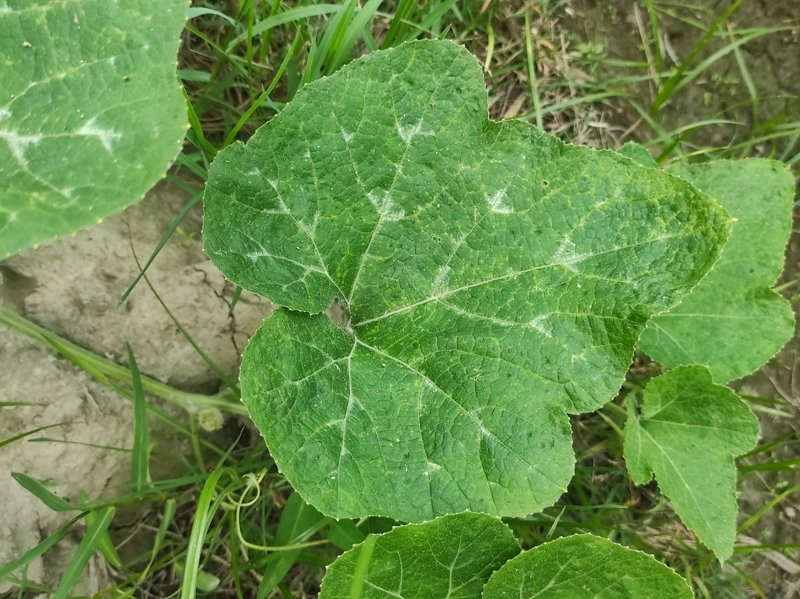
#> input picture Bacterial Leaf Spot (105).jpg, 800 x 599 px
$ python -i severity.py   (imports and definitions only)
#> lines starting #> are read from the running program, lines starting #| are printed output that depends on the picture; after the words box and inside, x2 and y2 are one past the last pixel; in counts of white or black regions, pixels touching at a corner belong together
import cv2
import numpy as np

def calculate_severity(image_path):
    """
    Calculates the severity of the disease based on infected area ratio.
    """
#> called with image_path = '../Bacterial Leaf Spot (105).jpg'
    # Load image
    img = cv2.imread(image_path)
#> img is the input picture: shape (599, 800, 3); mean B, G, R 74.1, 142.9, 104.4
    if img is None:
        return 0, "Unknown"

    # Convert to HSV
    hsv = cv2.cvtColor(img, cv2.COLOR_BGR2HSV)
#> hsv: shape (599, 800, 3); mean H, S, V 44.7, 127.7, 143.1

    # Define range for healthy green
    lower_green = np.array([25, 40, 40])
    upper_green = np.array([90, 255, 255])

    # Define range for "diseased" spots (brown, yellow, pale)
    # This is a heuristic and might need adjustment
    lower_diseased = np.array([0, 20, 20])
    upper_diseased = np.array([25, 255, 255]) # Yellowish/Brownish

    # Mask for total leaf area (green + diseased)
    mask_green = cv2.inRange(hsv, lower_green, upper_green)
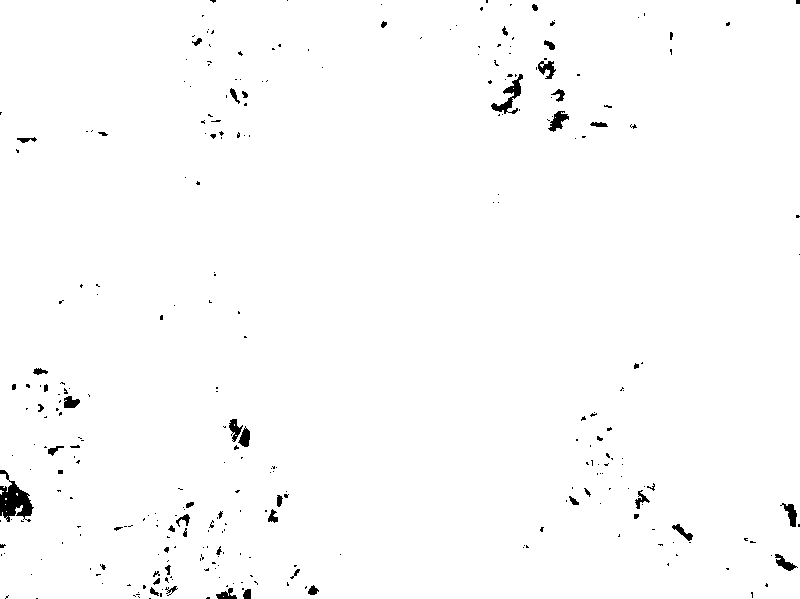
#> mask_green: shape (599, 800); 98.8% white; 307 black regions (251 under 20 px), largest, box (x1, y1, x2, y2) and area: (0, 470, 34, 522) 880, (491, 74, 523, 114) 389, (548, 111, 569, 132) 216
    mask_diseased = cv2.inRange(hsv, lower_diseased, upper_diseased)
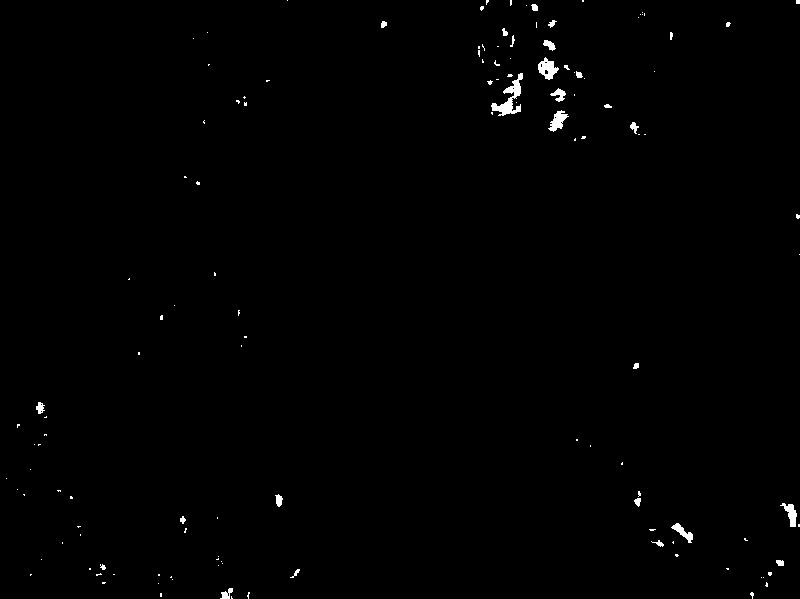
#> mask_diseased: shape (599, 800); 0.59% white; 130 white regions (104 under 20 px), largest, box (x1, y1, x2, y2) and area: (491, 73, 523, 116) 480, (538, 57, 559, 80) 262, (548, 110, 569, 132) 220

    total_leaf_mask = cv2.bitwise_or(mask_green, mask_diseased)
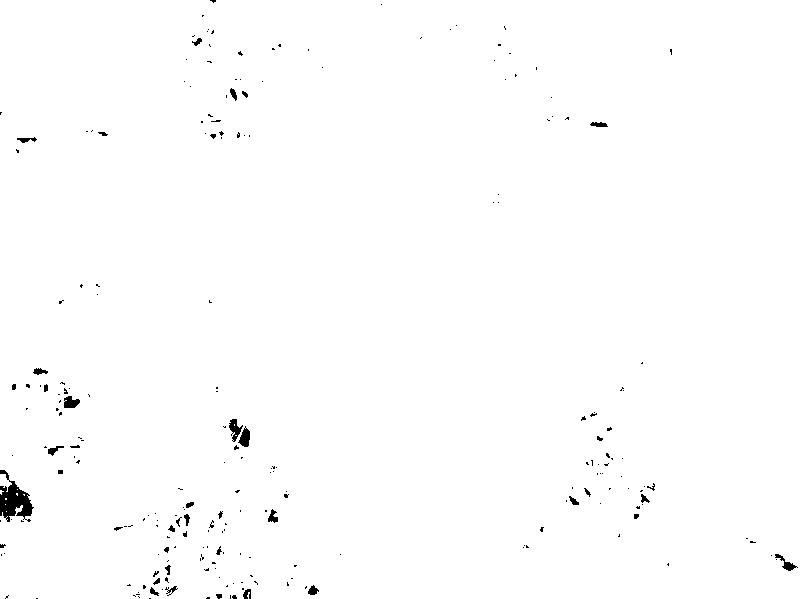
#> total_leaf_mask: shape (599, 800); 99.3% white; 231 black regions (191 under 20 px), largest, box (x1, y1, x2, y2) and area: (0, 470, 34, 522) 875, (229, 419, 243, 442) 157, (238, 426, 250, 447) 152
    total_leaf_area = np.sum(total_leaf_mask > 0)
#> total_leaf_area = 475658

    if total_leaf_area == 0:
        return 0, "No Leaf Detected"

    infected_area = np.sum(mask_diseased > 0)
#> infected_area = 2826

    infection_ratio = (infected_area / total_leaf_area) * 100
#> infection_ratio = 0.594

    # Determine level
    if infection_ratio < 7.0:
        level = "Healthy"
    elif infection_ratio <= 15:
        level = "Mild"
    elif infection_ratio <= 35:
        level = "Moderate"
    else:
        level = "Severe"

    return round(infection_ratio, 2), level

>>> result = calculate_severity('../Bacterial Leaf Spot (105).jpg')
#> result = (0.59, 'Healthy')

$ run again, on Bacterial Leaf Spot (119).jpg
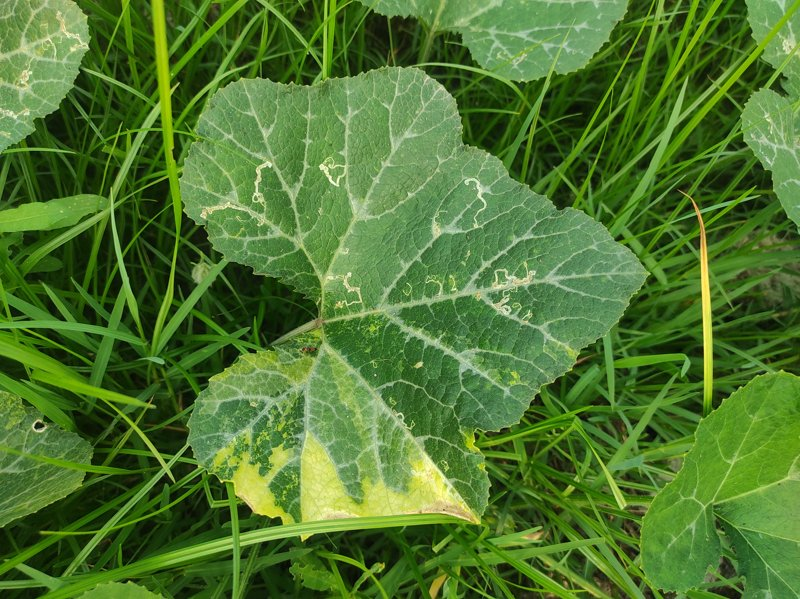
#> input picture Bacterial Leaf Spot (119).jpg, 800 x 599 px
#> in calculate_severity, img is the input picture: shape (599, 800, 3); mean B, G, R 47.2, 118.7, 78.8
#> hsv: shape (599, 800, 3); mean H, S, V 47.8, 169.2, 118.7
#> in calculate_severity, `mask_green = cv2.inRange(hsv, lower_green, upper_green)`:
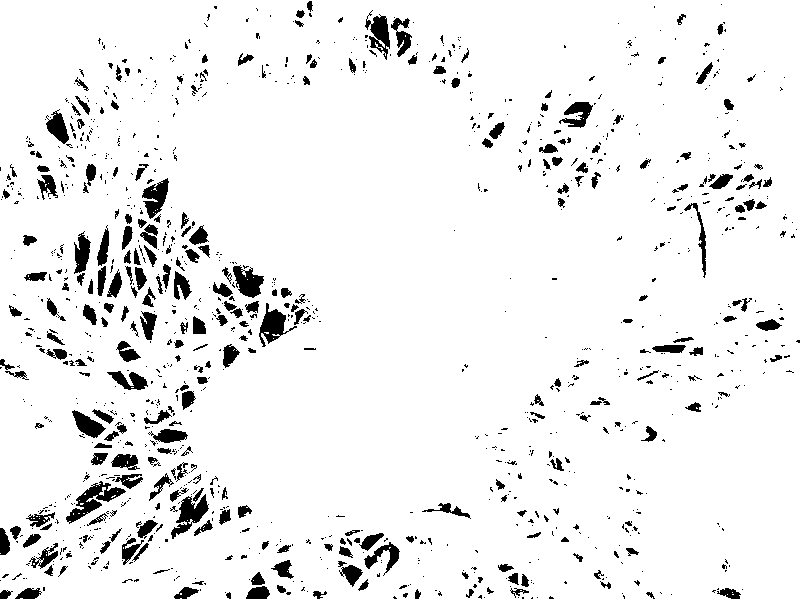
#> mask_green: shape (599, 800); 93.4% white; 1175 black regions (891 under 20 px), largest, box (x1, y1, x2, y2) and area: (66, 481, 126, 524) 840, (171, 494, 209, 539) 701, (259, 303, 297, 347) 654
#> mask_diseased: shape (599, 800); 0.21% white; 38 white regions (32 under 20 px), largest, box (x1, y1, x2, y2) and area: (692, 203, 707, 288) 330, (407, 501, 472, 519) 318, (526, 532, 542, 538) 51, (599, 581, 611, 590) 46, (304, 348, 315, 351) 25, (625, 522, 632, 526) 21
#> in calculate_severity, `total_leaf_mask = cv2.bitwise_or(mask_green, mask_diseased)`:
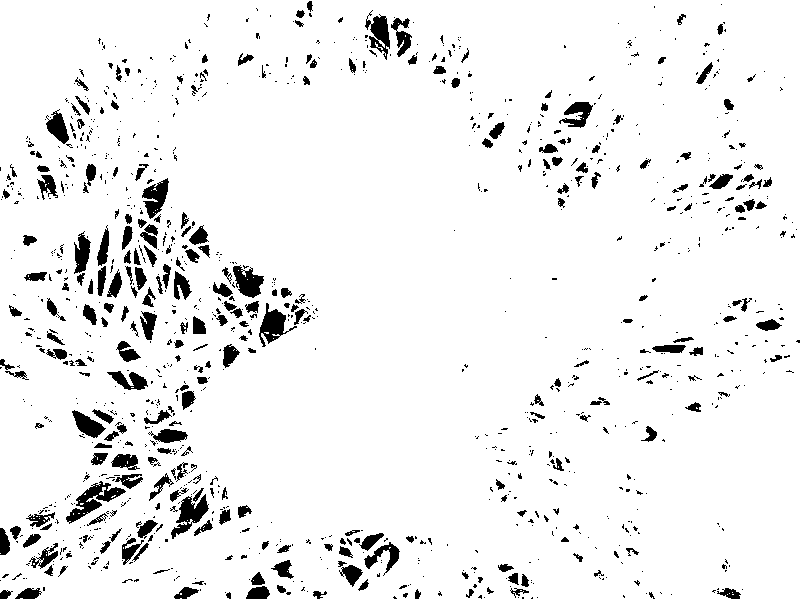
#> total_leaf_mask: shape (599, 800); 93.6% white; 1166 black regions (888 under 20 px), largest, box (x1, y1, x2, y2) and area: (66, 481, 126, 524) 840, (171, 494, 209, 539) 701, (259, 303, 297, 347) 654
#> total_leaf_area = 448503
#> infected_area = 991
#> infection_ratio = 0.221
#> result = (0.22, 'Healthy')

$ run again, on Bacterial Leaf Spot (123).jpg
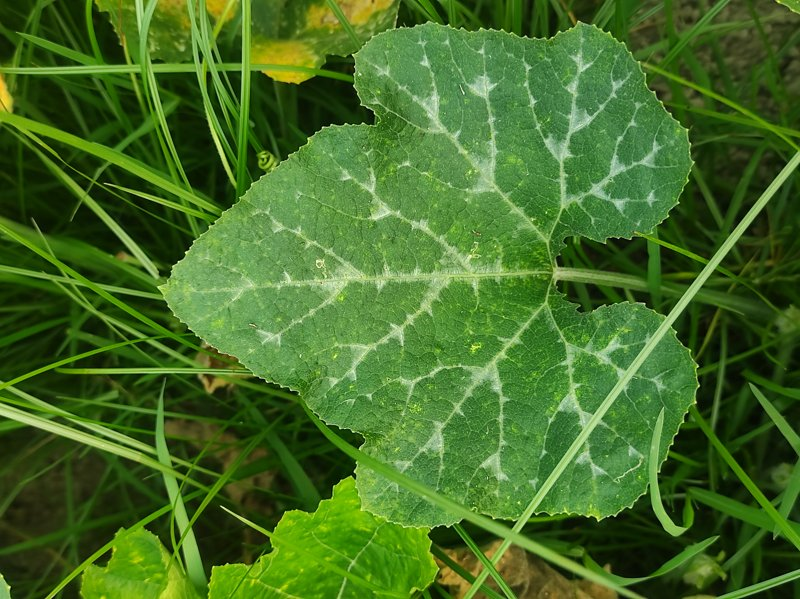
#> input picture Bacterial Leaf Spot (123).jpg, 800 x 599 px
#> in calculate_severity, img is the input picture: shape (599, 800, 3); mean B, G, R 37.9, 109.3, 68.4
#> hsv: shape (599, 800, 3); mean H, S, V 47.7, 183.8, 109.5
#> in calculate_severity, `mask_green = cv2.inRange(hsv, lower_green, upper_green)`:
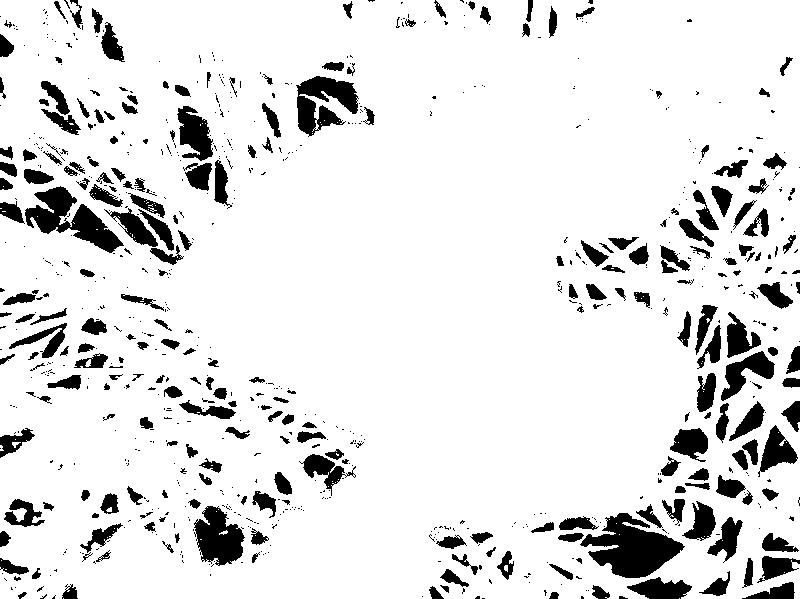
#> mask_green: shape (599, 800); 88.8% white; 819 black regions (568 under 20 px), largest, box (x1, y1, x2, y2) and area: (580, 513, 685, 578) 3627, (25, 186, 124, 253) 2649, (296, 76, 359, 137) 2126
#> mask_diseased: shape (599, 800); 0.43% white; 42 white regions (29 under 20 px), largest, box (x1, y1, x2, y2) and area: (497, 550, 518, 580) 325, (441, 568, 469, 595) 278, (580, 585, 611, 599) 271
#> in calculate_severity, `total_leaf_mask = cv2.bitwise_or(mask_green, mask_diseased)`:
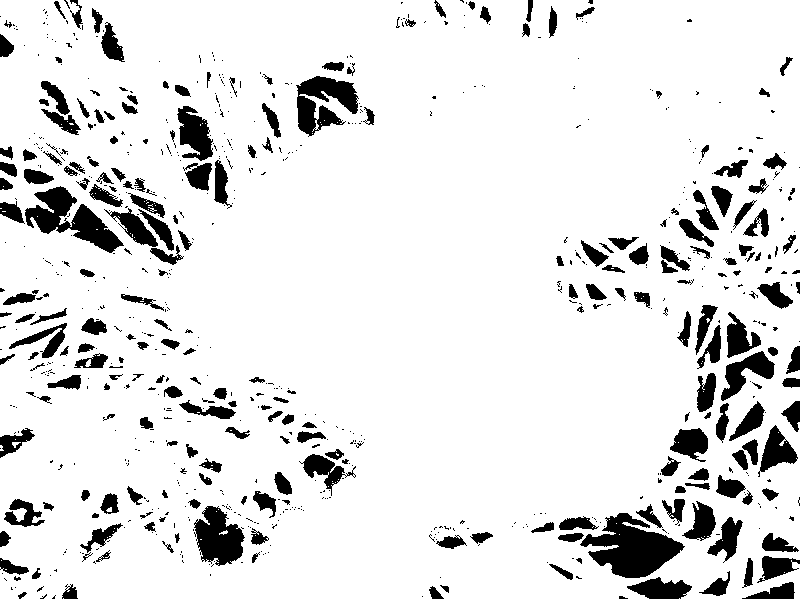
#> total_leaf_mask: shape (599, 800); 89.1% white; 787 black regions (546 under 20 px), largest, box (x1, y1, x2, y2) and area: (580, 513, 685, 578) 3627, (25, 186, 124, 253) 2649, (296, 76, 359, 137) 2126
#> total_leaf_area = 426747
#> infected_area = 2043
#> infection_ratio = 0.479
#> result = (0.48, 'Healthy')

$ run again, on Bacterial Leaf Spot (14).jpg
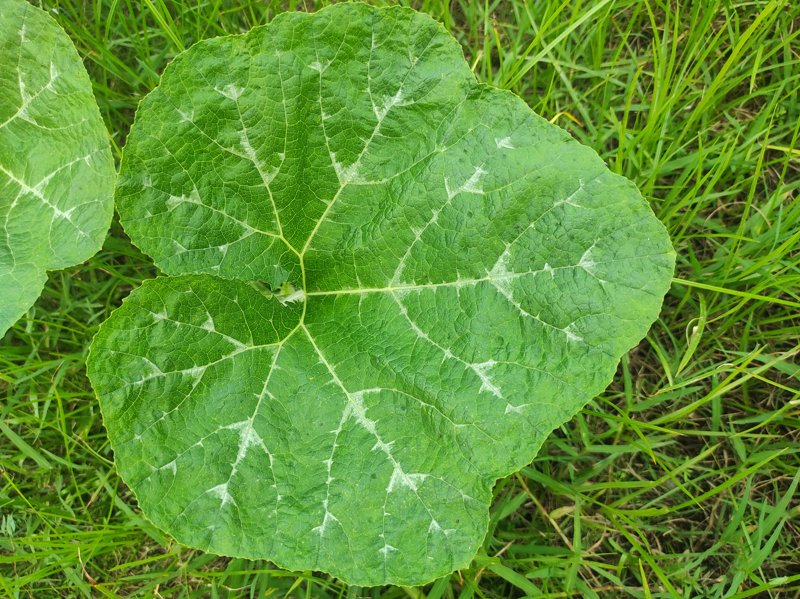
#> input picture Bacterial Leaf Spot (14).jpg, 800 x 599 px
#> in calculate_severity, img is the input picture: shape (599, 800, 3); mean B, G, R 52.6, 148.5, 96.4
#> hsv: shape (599, 800, 3); mean H, S, V 46, 172.6, 148.6
#> in calculate_severity, `mask_green = cv2.inRange(hsv, lower_green, upper_green)`:
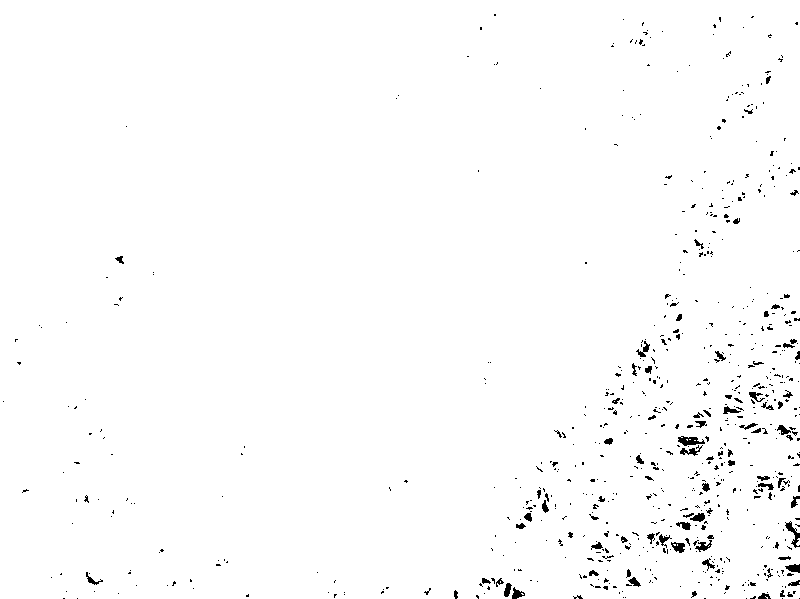
#> mask_green: shape (599, 800); 98.6% white; black in thin lines or dots
#> mask_diseased: shape (599, 800); 0.37% white in thin lines or dots
#> in calculate_severity, `total_leaf_mask = cv2.bitwise_or(mask_green, mask_diseased)`:
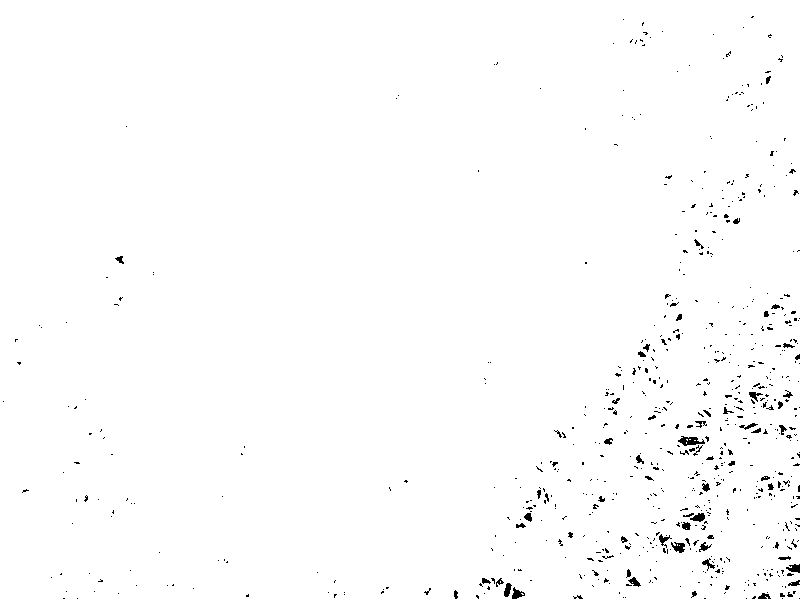
#> total_leaf_mask: shape (599, 800); 98.9% white; black in thin lines or dots
#> total_leaf_area = 474120
#> infected_area = 1774
#> infection_ratio = 0.374
#> result = (0.37, 'Healthy')
